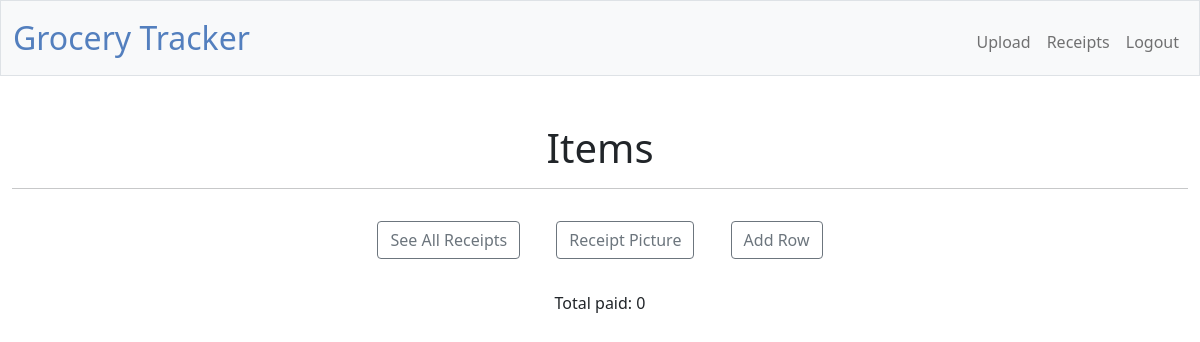
Before: /items?receipt_id=95 (signed in) with the older database file.
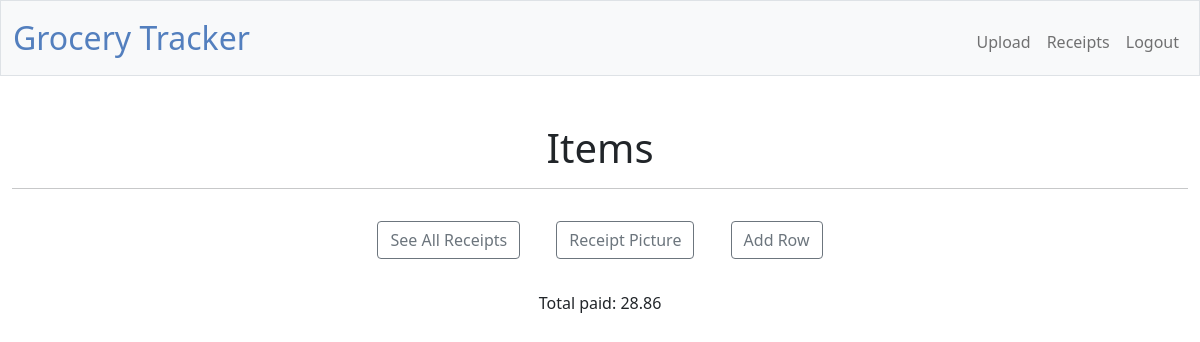
After: the same page with the newer database file.
### g_tracker/models.py (models this page shows, shortened)
class Receipt(db.Model):
    __tablename__ = "receipt"
    receipt_id = db.Column(db.Integer, primary_key=True)
    person_id = db.Column(db.Integer, db.ForeignKey("person.person_id"), nullable=False)
    shop_name = db.Column(db.Text, index=True)
    total = db.Column(db.Float, nullable=False)
    shopping_date = db.Column(db.DateTime)
    person = db.relationship("Person", backref="receipt")
    items = db.relationship("Item", backref="receipt", cascade="all, delete-orphan")
    scan = db.relationship("Scan")
    __table_args__ = (
        db.UniqueConstraint('person_id', 'shopping_date', name='_person_shopping_date_uc'),
    )

### g_tracker/item_table.py (the view)
@bp.route('/items')
@login_required
def items():
    receipt_id = request.args.get('receipt_id')
    if receipt_id:
        current_app.config['RECEIPT_ID'] = int(receipt_id)
    try:
        receipt_id = current_app.config.get('RECEIPT_ID', 1)
        receipt_total = db.session.execute(select(Receipt).where(Receipt.receipt_id == receipt_id)) \
                                            .first()[0].total
        print(f"RECEIPT TOTAL {receipt_total}")
    except:
        receipt_total = 0
    with current_app.app_context():
        return render_template('item_table.html', receipt_total=receipt_total)

### g_tracker/models.py (called while the page is built)
@login.user_loader
def load_user(person_id):
    return Person.query.get(int(person_id))

### g_tracker/templates/item_table.html (shortened to what this page needs)
{% extends "layout.html" %}
{% block main %}
    <div>
      <h1>Items</h1>
      <hr>
    </div>
    <a class="btn btn-outline-secondary m-3" href="{{ url_for('item_table.receipts') }}">See All Receipts</a>
    <a class="btn btn-outline-secondary m-3" href="{{ url_for('item_table.photo') }}" target="_blank">Receipt Picture</a>
    <button class="btn btn-outline-secondary m-3" id="add-row-button">Add Row</button>
    <div class="total-price mx-auto p-3">Total paid: <div class="d-inline" id="receipt-total">{{receipt_total}}</div></div>
{% endblock %}

### g_tracker/templates/layout.html (shortened to what this page needs)
<!DOCTYPE html>
<html lang="en">
    <head>
        <link rel="stylesheet" href="https://cdnjs.cloudflare.com/ajax/libs/font-awesome/5.13.0/css/all.min.css">
        <link href="https://cdn.jsdelivr.net/npm/bootstrap@5.1.3/dist/css/bootstrap.min.css" rel="stylesheet">
        <link href="/static/styles.css" rel="stylesheet">
        <link href="https://unpkg.com/gridjs/dist/theme/mermaid.min.css" rel="stylesheet" />
    </head>
    <body>
        <nav class="bg-light border navbar navbar-expand-md navbar-light">
            <div class="container-fluid">
                <a class="navbar-brand" href="/"><span class="blue">Grocery Tracker</span></a>
                <div class="collapse navbar-collapse" id="navbar">
                    <ul class="navbar-nav ms-auto mt-2">
                        {% if current_user.is_anonymous %}
                        <li class="nav-item"><a class="nav-link" href="/">About</a></li>
                        {% else %}
                        <li class="nav-item"><a class="nav-link" href="/scan">Upload</a></li>
                        {% endif %}
                        {% if current_user.is_authenticated %}
                        <li class="nav-item"><a class="nav-link" href="/receipts">Receipts</a></li>
                        {% endif %}
                        {% if current_user.is_anonymous %}
                        <li class="nav-item"><a class="nav-link" href="/login">Login</a></li>
                        {% else %}
                        <li class="nav-item"><a class="nav-link" href="/logout">Logout</a></li>
                        {% endif %}
                    </ul>
                </div>
            </div>
        </nav>
        <main class="container-fluid py-5 text-center" id="content">
            {% block main %}{% endblock %}
        </main>
    </body>
</html>

### g_tracker/static/styles.css (style rules this page uses)
nav .navbar-brand { font-size: xx-large; }
nav .navbar-brand .blue { color: #537fbe; }

Changed rows visible on the page:
added Receipt: total "28.86"
Other visible differences:
{{ receipt_total }}: "0" → (not shown)
